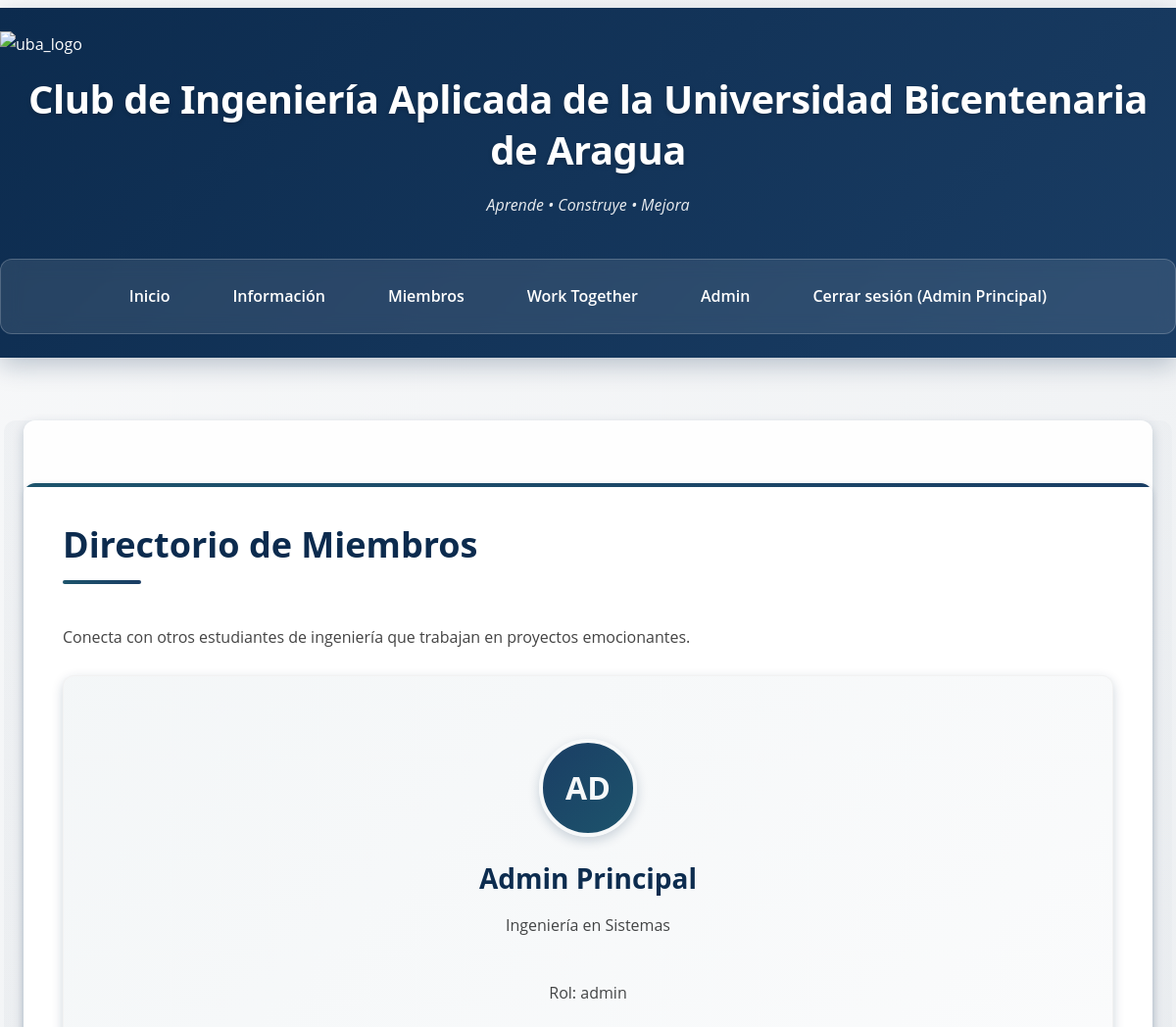
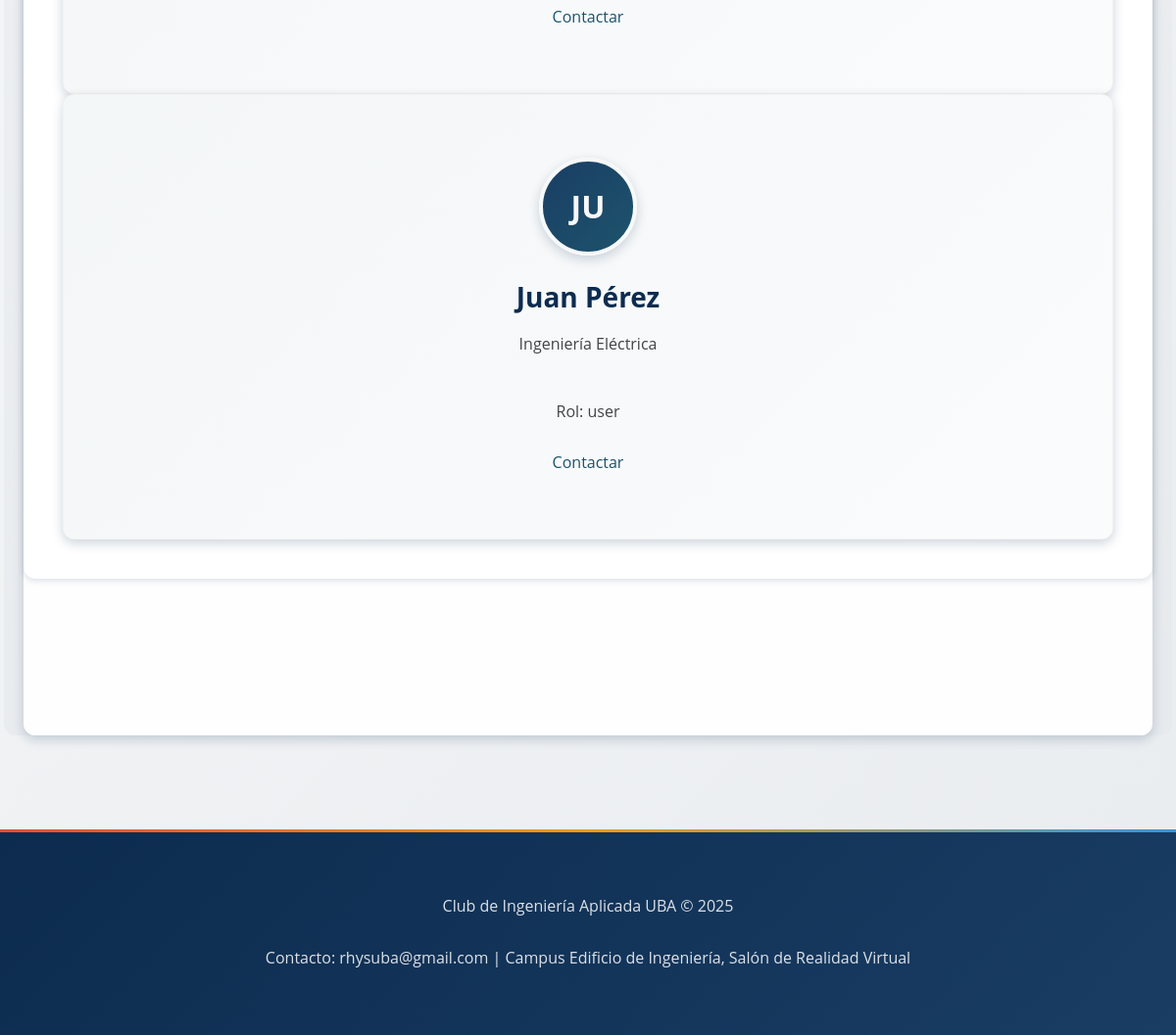
The page /members.php (signed in) on the database its author committed (2 pictures, top to bottom).
### tables this page shows
CREATE TABLE `usuarios` (
  `id` int(11) NOT NULL,
  `nombre` varchar(100) NOT NULL,
  `cedula` varchar(20) NOT NULL,
  `telefono` varchar(20) NOT NULL,
  `email` varchar(100) NOT NULL,
  `username` varchar(50) NOT NULL,
  `password` varchar(255) NOT NULL,
  `carrera` varchar(100) NOT NULL,
  `intereses` text DEFAULT NULL,
  `nivel_experiencia` enum('beginner','intermediate','advanced') DEFAULT 'beginner',
  `rol` enum('user','admin') DEFAULT 'user',
  `estado` enum('pendiente','activo','inactivo') DEFAULT 'pendiente',
  `fecha_registro` timestamp NOT NULL DEFAULT current_timestamp(),
  `ultimo_acceso` timestamp NULL DEFAULT NULL,
  `avatar` varchar(255) DEFAULT NULL,
  `created_at` timestamp NOT NULL DEFAULT current_timestamp(),
  `updated_at` timestamp NULL DEFAULT NULL ON UPDATE current_timestamp()
);

### clases/User.php (called while the page is built, shortened)
<?php
class User {
    private $db;
    public function __construct() {
        $this->db = Database::obtenerConexion();
    }
    public static function estaLogueado() {
        return isset($_SESSION['usuario_id']);
    }
    public static function esAdmin() {
        return self::estaLogueado() && $_SESSION['usuario_rol'] === 'admin';
    }
    public function obtenerMiembros($activos = true) {
        $estado = $activos ? 'activo' : 'pendiente';
        $sql = "SELECT id, nombre, email, carrera, intereses, nivel_experiencia, rol
                FROM usuarios WHERE estado = :estado ORDER BY nombre";
        $stmt = $this->db->prepare($sql);
        $stmt->bindParam(':estado', $estado);
        $stmt->execute();
        return $stmt->fetchAll();
    }
}

### clases/Database.php (called while the page is built, shortened)
<?php
class Database {
    private static $instancia = null;
    private function __construct() {
        try {
            $dsn = 'mysql:host=' . DB_HOST . ';dbname=' . DB_NAME . ';charset=' . DB_CHARSET;
            $this->pdo = new PDO($dsn, DB_USER, DB_PASS);
        } catch (PDOException $e) {
            die('Error de conexión: ' . $e->getMessage());
        }
    }
    public static function obtenerConexion() {
        if (self::$instancia === null) {
            self::$instancia = new self();
        }
        return self::$instancia->pdo;
    }
}

### public/members.php (the view, shortened to what this page needs)
<?php
$userModel = new User();
$miembros = $userModel->obtenerMiembros(true);
?>
<!DOCTYPE html>
<html lang="es">
<head>
    <link rel="stylesheet" href="css/styles.css">
</head>
<body>
    <header>
        <img src="img/logo-uba-horizontal1.png" alt="uba_logo">
        <div class="logo">
            <h1>Club de Ingeniería Aplicada de la Universidad Bicentenaria de Aragua</h1>
            <p>Aprende • Construye • Mejora</p>
        </div>
        <nav>
            <ul>
                <li><a href="index.php">Inicio</a></li>
                <li><a href="information.php">Información</a></li>
                <li><a href="members.php">Miembros</a></li>
                <li><a href="work_together.php">Work Together</a></li>
                <?php if (User::esAdmin()): ?>
                    <li><a href="admin.php">Admin</a></li>
                <?php endif; ?>
                <li><a href="logout.php">Cerrar sesión (<?php echo $_SESSION['usuario_nombre']; ?>)</a></li>
            </ul>
        </nav>
    </header>
    <main>
        <section class="members-directory">
            <h2>Directorio de Miembros</h2>
            <p>Conecta con otros estudiantes de ingeniería que trabajan en proyectos emocionantes.</p>
            <div class="members-grid">
                <?php if (empty($miembros)): ?>
                    <p>No hay miembros activos aún.</p>
                <?php else: ?>
                    <?php foreach ($miembros as $miembro): ?>
                    <article class="member-card">
                        <div class="member-avatar"><?php echo strtoupper(substr($miembro['nombre'], 0, 2)); ?></div>
                        <h3><?php echo htmlspecialchars($miembro['nombre']); ?></h3>
                        <p class="member-major"><?php echo htmlspecialchars($miembro['carrera']); ?></p>
                        <p class="member-project">Rol: <?php echo $miembro['rol']; ?></p>
                        <a href="#" class="contact-btn">Contactar</a>
                    </article>
                    <?php endforeach; ?>
                <?php endif; ?>
            </div>
        </section>
    </main>
    <footer>
        <p>Club de Ingeniería Aplicada UBA &copy; 2025</p>
        <p>Contacto: rhysuba@gmail.com | Campus Edificio de Ingeniería, Salón de Realidad Virtual</p>
    </footer>
</body>
</html>

### rows shown on the page
usuarios: nombre "AD", nombre "Admin Principal", carrera "Ingeniería en Sistemas", rol "admin"
usuarios: nombre "JU", nombre "Juan Pérez", carrera "Ingeniería Eléctrica", rol "user"

### other values the page prints
$_SESSION['usuario_nombre'] "Admin Principal"
